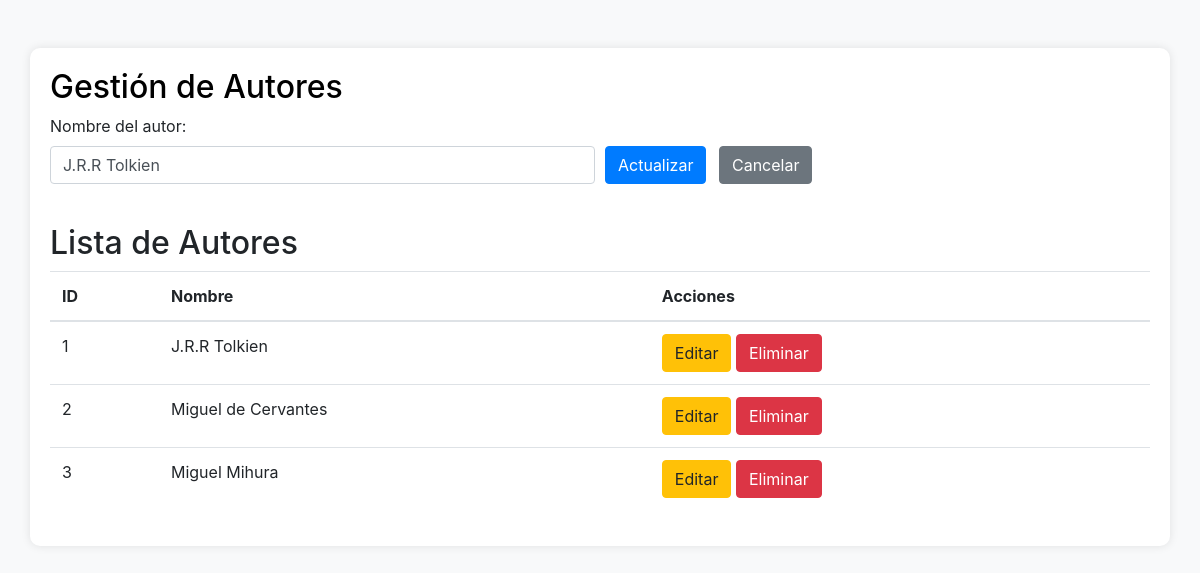
Page /autor.php?editar=1 on the committed database.
### tables this page shows
CREATE TABLE `autores` (
  `idautores` int NOT NULL AUTO_INCREMENT,
  `nombre` varchar(200) DEFAULT NULL,
  PRIMARY KEY (`idautores`)
);

### autor.php (the view, shortened to what this page needs)
<?php include('conexion.php'); ?>
<!DOCTYPE html>
<html lang="es">
<head>
    <link rel="stylesheet" href="https://stackpath.bootstrapcdn.com/bootstrap/4.5.2/css/bootstrap.min.css">
    <link rel="stylesheet" href="assets/css/autor.css">
</head>
<body>
    <div class="container mt-5">
        <h2><a href="index" style="text-decoration: none; color: black;">Gestión de Autores</a></h2>
        <?php
        if (isset($_GET['editar'])) {
            $id = $_GET['editar'];
            $sql = 'SELECT * FROM autores WHERE idautores = :id';
            $stmt = $conn->prepare($sql);
            $stmt->execute(['id' => $id]);
            $autor = $stmt->fetch(PDO::FETCH_ASSOC);
        }
        ?>
        <form action="autor.php" method="POST" class="mb-4">
            <div class="form-row">
                <div class="form-group col-md-6">
                    <label for="nombre">Nombre del autor:</label>
                    <input type="text" name="nombre" class="form-control" value="<?php echo isset($autor['nombre']) ? $autor['nombre'] : ''; ?>" required>
                </div>
                <div class="form-group col-md-6 align-self-end">
                    <div class="form-row">
                        <div class="col-auto">
                            <?php if (isset($autor['idautores'])) : ?>
                                <button type="submit" name="actualizar_autor" class="btn btn-primary">Actualizar</button>
                                <a href="autor.php" class="btn btn-secondary ml-2">Cancelar</a>
                            <?php else : ?>
                                <button type="submit" name="guardar_autor" class="btn btn-success">Guardar</button>
                            <?php endif; ?>
                        </div>
                    </div>
                </div>
            </div>
        </form>
        <h2>Lista de Autores</h2>
        <table class="table">
            <thead>
                <tr>
                    <th>ID</th>
                    <th>Nombre</th>
                    <th>Acciones</th>
                </tr>
            </thead>
            <tbody>
                <?php
                $stmt = $conn->query('SELECT * FROM autores');
                while ($row = $stmt->fetch(PDO::FETCH_ASSOC)) {
                    echo "<tr>
                    <td>{$row['idautores']}</td>
                    <td>{$row['nombre']}</td>
                    <td>
                        <a href='autor.php?editar={$row['idautores']}' class='btn btn-warning'>Editar</a>
                        <a href='autor.php?eliminar={$row['idautores']}' class='btn btn-danger'>Eliminar</a>
                    </td>
                </tr>";
                }
                ?>
            </tbody>
        </table>
    </div>
</body>
</html>

### assets/css/autor.css (style rules this page uses)
body { background-color: #f8f9fa; }
.container { background-color: #fff; padding: 20px; border-radius: 10px; box-shadow: 0 0 10px rgba(0,0,0,0.1); }

### rows in the picture
autores: nombre "J.R.R Tolkien", idautores "1"
autores: idautores "2", nombre "Miguel de Cervantes"
autores: idautores "3", nombre "Miguel Mihura"
